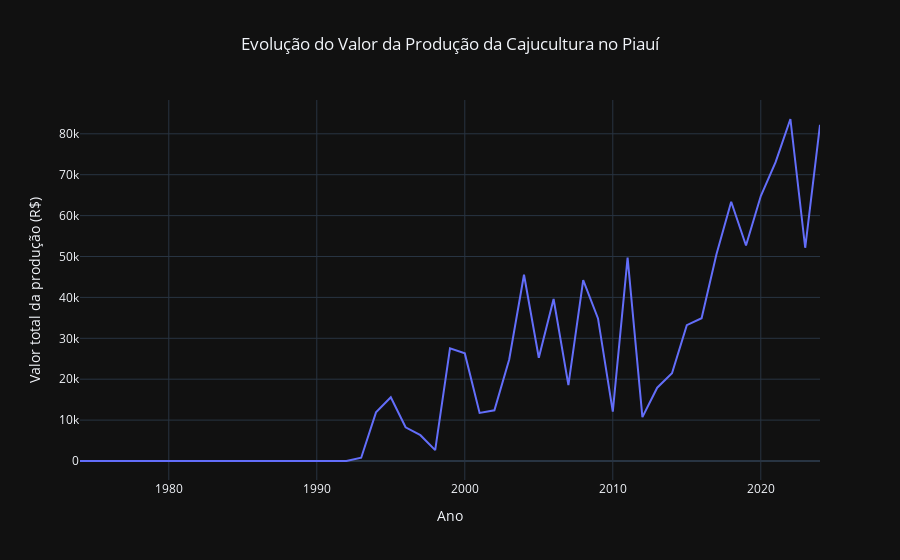

The notebook cell saved with this chart:
### Markdown cell above
# Evolução da produção da cajucultura no Piauí

- A evolução da produção da cajucultura no estado do Piauí apresenta um comportamento marcado por duas fases claramente distintas ao longo do período analisado. Na primeira fase, concentrada até o final da década de 1980, observa-se um crescimento expressivo da produção, culminando em um pico elevado em meados da década, quando os volumes produzidos atingem os maiores patamares da série histórica.

- Esse período inicial é caracterizado por forte variabilidade interanual e por valores absolutos significativamente superiores aos observados nas décadas posteriores. O comportamento sugere um modelo de registro da produção distinto daquele adotado nos anos mais recentes, no qual os volumes contabilizados refletem uma concepção mais ampla da atividade produtiva.

- A partir do final da década de 1980, verifica-se uma redução abrupta dos valores de produção, seguida por uma trajetória de níveis substancialmente menores e maior estabilidade relativa. Essa mudança representa uma inflexão estrutural na série temporal, indicando uma alteração na forma de mensuração da produção, e não necessariamente um desaparecimento da atividade produtiva no estado.

- Nas décadas seguintes, a produção da cajucultura no Piauí mantém-se contínua, porém em patamares reduzidos, com oscilações interanuais moderadas. Esse comportamento evidencia a permanência da atividade no estado, ainda que com menor expressão em termos de volume físico, quando comparada ao período inicial da série.

- De forma geral, o gráfico indica que a análise da produção da cajucultura no Piauí exige cautela na comparação direta entre diferentes períodos históricos. A presença de uma ruptura clara na escala dos valores reforça a necessidade de considerar a série sob a perspectiva da continuidade da atividade, e não apenas a partir dos níveis absolutos de produção, especialmente em análises comparativas e avaliações de desempenho de longo prazo.

# Síntese dos resultados observados

A produção apresenta pico expressivo até o final da década de 1980;
Há uma quebra abrupta nos valores a partir desse período;
O período posterior é marcado por continuidade com menor escala produtiva;
A cajucultura permanece presente no estado, ainda que com menor volume físico.

### Code cell
fig = px.line(
    piaui_serie,
    x="ano",
    y="valor_total_producao",
    title="Evolução do Valor da Produção da Cajucultura no Piauí",
    labels={
        "ano": "Ano",
        "valor_total_producao": "Valor total da produção (R$)"
    }
)

fig.update_layout(
    template="plotly_dark",
    title_x=0.5
)

fig.show()

### Figure 1 — Plotly figure (JSON) as saved in the notebook; plotly's stock layout.template omitted (floating-point values rounded to 4 significant figures)
{"data": [{"hovertemplate": "Ano=%{x}<br>Valor total da produção (R$)=%{y}<extra></extra>", "legendgroup": "", "line": {"color": "#636efa", "dash": "solid"}, "marker": {"symbol": "circle"}, "mode": "lines", "name": "", "orientation": "v", "showlegend": false, "type": "scatter", "x": [1974, 1975, 1976, 1977, 1978, 1979, 1980, 1981, 1982, 1983, 1984, 1985, 1986, 1987, 1988, 1989, 1990, 1991, 1992, 1993, 1994, 1995, 1996, 1997, 1998, 1999, 2000, 2001, 2002, 2003, 2004, 2005, 2006, 2007, 2008, 2009, 2010, 2011, 2012, 2013, 2014, 2015, 2016, 2017, 2018, 2019, 2020, 2021, 2022, 2023, 2024], "xaxis": "x", "y": [0, 0, 0, 0, 0, 0, 0, 0, 0, 0, 0, 0, 0.0002, 0.0004, 0.001, 0.0088, 0.2367, 2.674, 17.73, 805.9, 11893, 15601, 8241, 6314, 2652, 27550, 26311, 11760, 12408, 24807, 45534, 25248, 39606, 18569, 44230, 34868, 12079, 49732, 10716, 17922, 21475, 33206, 34912, 50471, 63391, 52679, 64775, 73076, 83621, 52139, 82189], "yaxis": "y"}], "layout": {"legend": {"tracegroupgap": 0}, "title": {"text": "Evolução do Valor da Produção da Cajucultura no Piauí", "x": 0.5}, "xaxis": {"anchor": "y", "domain": [0, 1], "title": {"text": "Ano"}}, "yaxis": {"anchor": "x", "domain": [0, 1], "title": {"text": "Valor total da produção (R$)"}}}}
